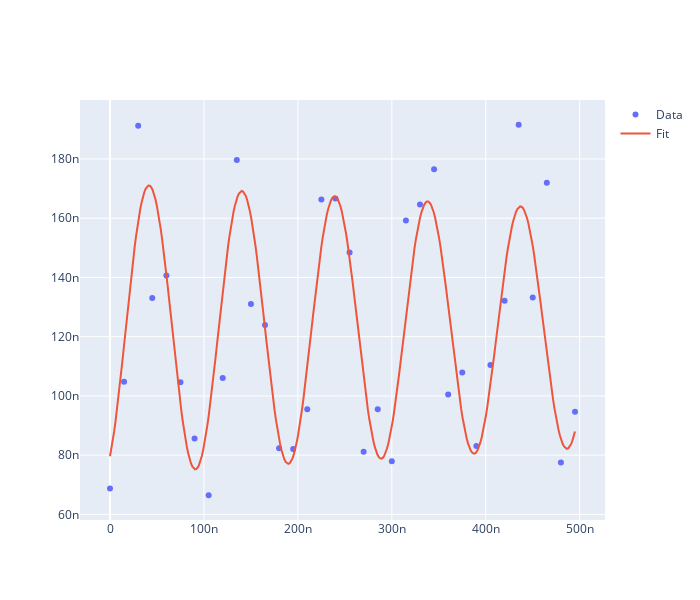

Source (notebook cell):
### Code cell
dados = np.load('T2_2QTII__2024_10_06__09_18_04.npz')
dados["header"]
Delay = dados['Delay']
Mag = dados['Mag']
Mag = 10**(Mag/20)
Phase = dados['Phase']
#px.line(x=Delay,y=Mag,width=600,height=600).show()
print(damped_cos.__code__.co_varnames)
#('t', 'offset', 'amp', 'tau', 'period', 'phase')
fit(Delay, Mag,damped_cos, [2e-7, 1e-7,2e-7, 2e-7, 0])

### Figure 1 — Plotly figure (JSON) as saved in the notebook; plotly's stock layout.template omitted (floating-point values rounded to 4 significant figures; data arrays with more than 128 entries replaced by an {"elided": "..."} marker saying what was removed)
{"data": [{"mode": "markers", "name": "Data", "type": "scatter", "x": [0, 1.5e-08, 3e-08, 4.5e-08, 6e-08, 7.5e-08, 9e-08, 1.05e-07, 1.2e-07, 1.35e-07, 1.5e-07, 1.65e-07, 1.8e-07, 1.95e-07, 2.1e-07, 2.25e-07, 2.4e-07, 2.55e-07, 2.7e-07, 2.85e-07, 3e-07, 3.15e-07, 3.3e-07, 3.45e-07, 3.6e-07, 3.75e-07, 3.9e-07, 4.05e-07, 4.2e-07, 4.35e-07, 4.5e-07, 4.65e-07, 4.8e-07, 4.95e-07], "y": [6.874e-08, 1.048e-07, 1.912e-07, 1.33e-07, 1.407e-07, 1.046e-07, 8.562e-08, 6.646e-08, 1.06e-07, 1.796e-07, 1.31e-07, 1.24e-07, 8.234e-08, 8.211e-08, 9.547e-08, 1.663e-07, 1.666e-07, 1.484e-07, 8.111e-08, 9.546e-08, 7.796e-08, 1.592e-07, 1.646e-07, 1.765e-07, 1.005e-07, 1.079e-07, 8.31e-08, 1.104e-07, 1.321e-07, 1.915e-07, 1.332e-07, 1.719e-07, 7.748e-08, 9.463e-08]}, {"mode": "lines", "name": "Fit", "type": "scatter", "x": {"elided": "340 float values"}, "y": {"elided": "340 float values"}}], "layout": {"height": 600, "title": {"text": ""}, "width": 700, "xaxis": {"title": {"text": ""}}, "yaxis": {"title": {"text": ""}}}}
